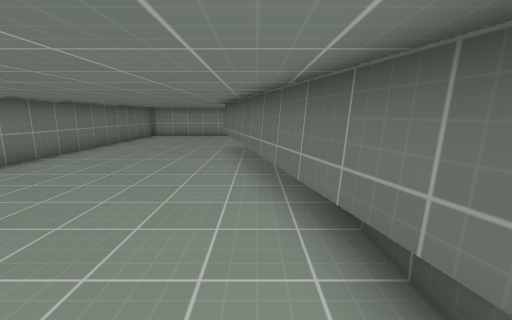
view 1 (above)

22 first-person views from a walk through a level from a Godot 3-D game. The camera is 1.4 m above the floor, tilts 10° down and sees 90° across. The floor is counted in squares, 1 m on a side. Each view is taken from the middle of a square. On the plan, view 1 faces up. The plan holds only what a view shows up to about 13 squares ahead; the rest is blank. Surface patterns are stand-ins for the level's own textures.

view 2
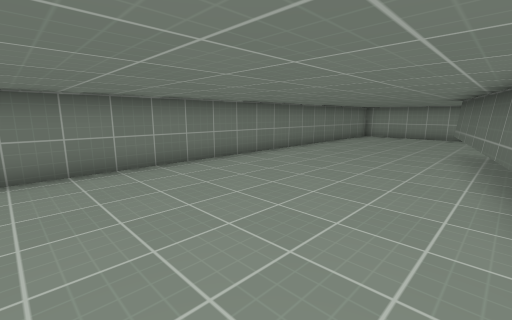

view 3
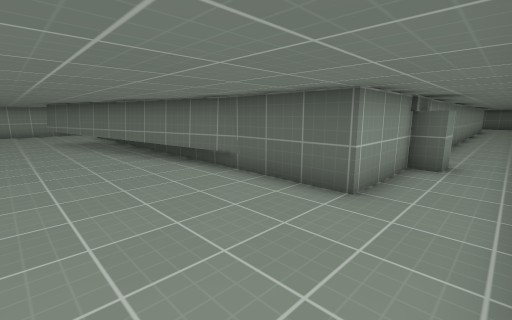

view 4
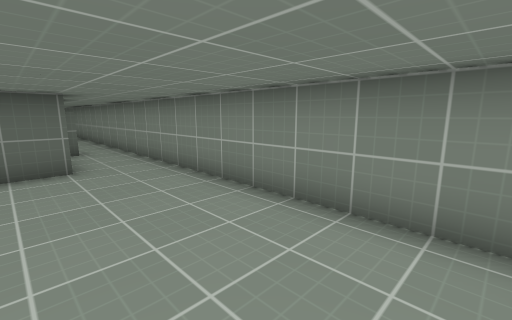

view 5
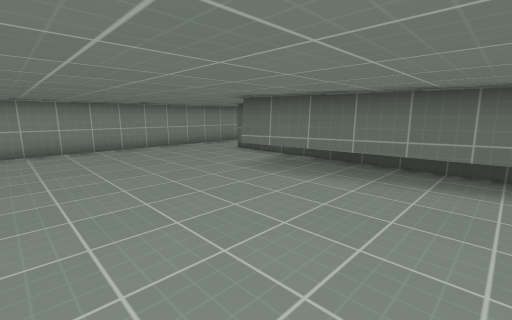

view 6
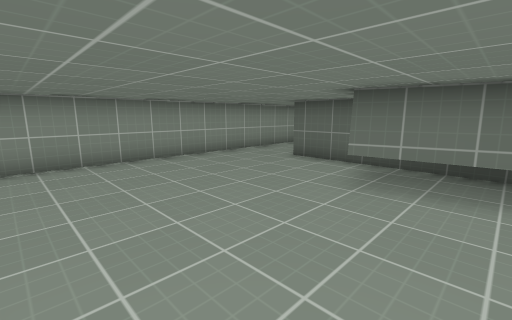

view 7
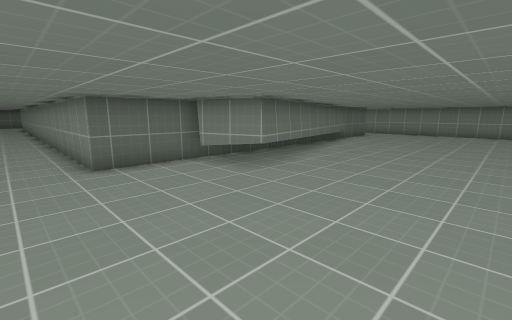

view 8
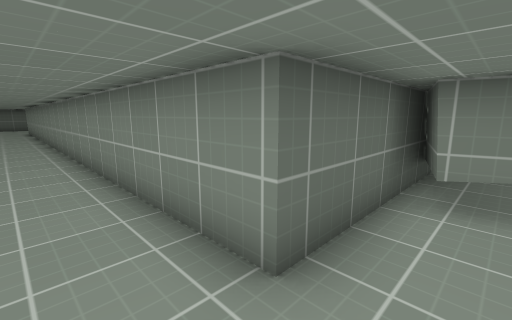

view 9
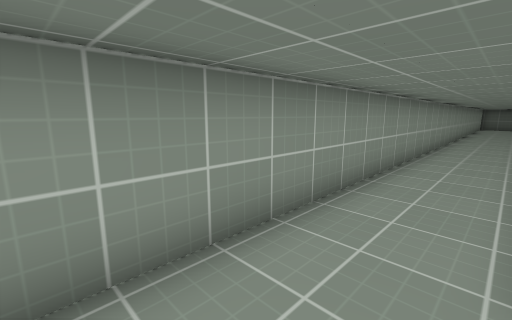

view 10
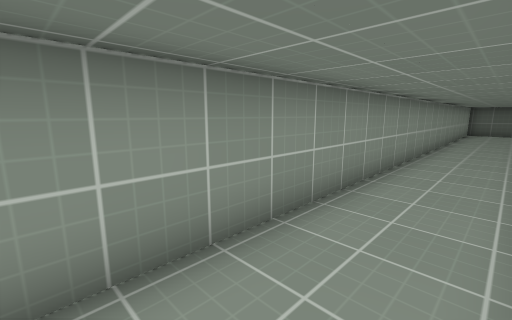

view 11
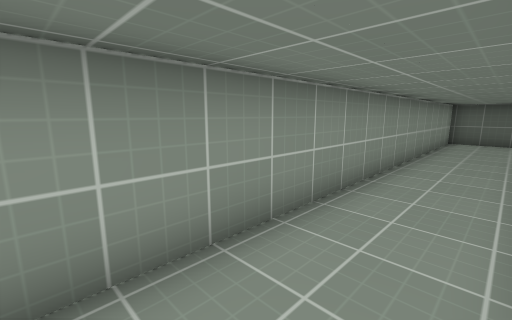

view 12
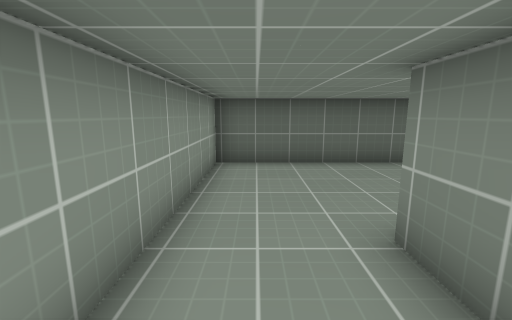

view 13
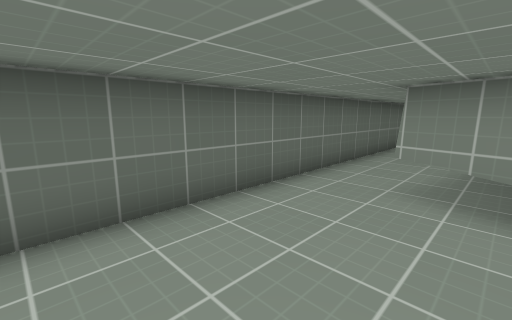

view 14
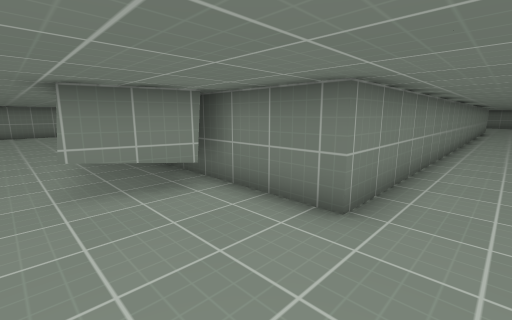

view 15
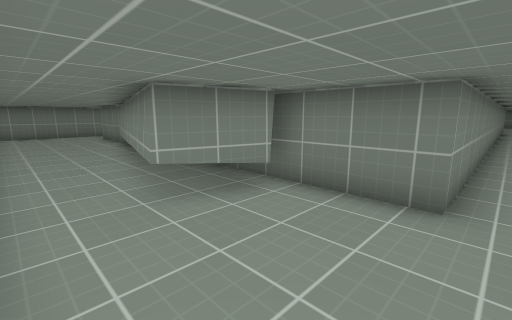

view 16
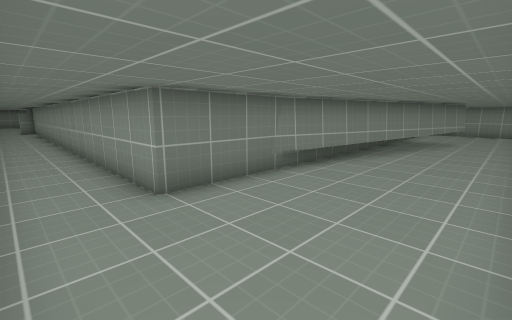

view 17
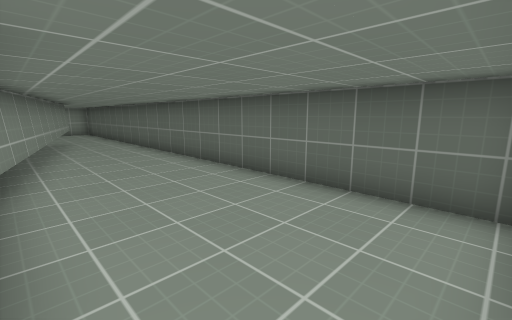

view 18
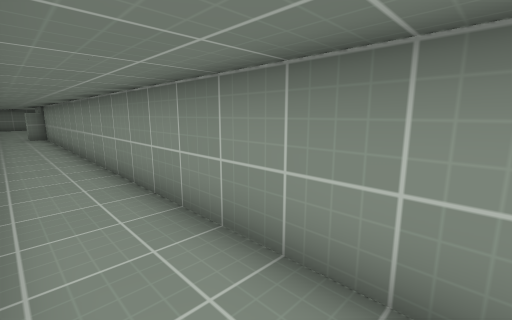

view 19
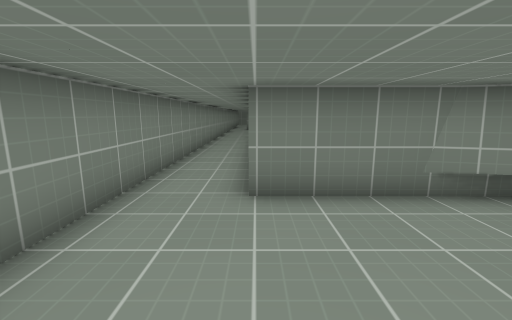

view 20
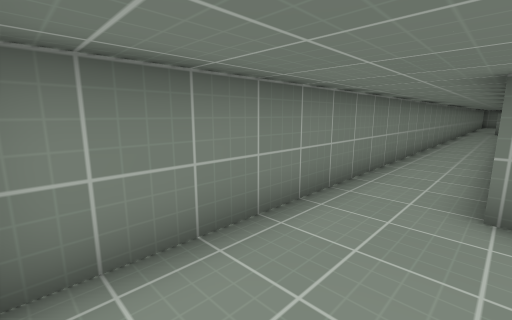

view 21
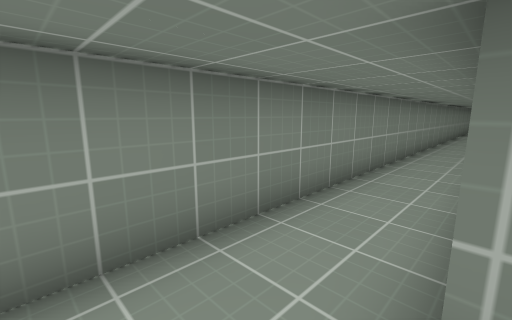

view 22
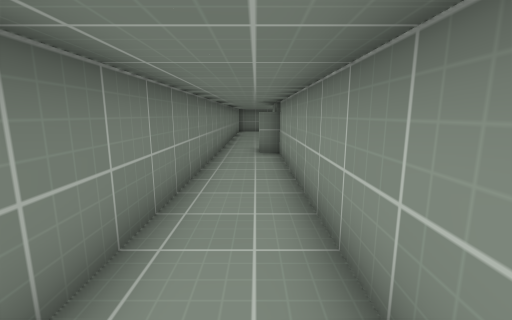

### Floor plan
Ten units are one square. View 1 is at (0, 0); x grows to the right and y downward. Boxes are objects, and circles mark ways between rooms. Rooms are numbered by the first view taken in them; rooms with no view inside come last. Other rooms are left out.
<svg viewBox="-74 -177 384 226">
<path fill="none" stroke="#000" d="M13 -15 13 -65M14 -9 -14 -111 7 -117 13 -94M13 -109 13 -144 257 -144M56 20 56 29 46 29 46 21M-61 44 256 44M-69 -132 -69 1M257 21 13 21 13 -14M265 -172 -61 -172M262 -117 284 -111 275 -75M257 -144 257 -101M305 -75 305 -172 265 -172M257 -14 257 21M305 41 305 -75M256 44 301 44M275 -75 257 -9M257 -70 257 -15M13 -65 13 -109"/>
<circle cx="265" cy="-155" r="3" fill="#2a7"/>
<circle cx="260" cy="35" r="3" fill="#2a7"/>
<circle cx="290" cy="-80" r="3" fill="#2a7"/>
<text x="0" y="-40">1</text>
<text x="280" y="-130">2</text>
<text x="280" y="-10">3</text>
<text x="0" y="-100">4</text>
</svg>
Room 1 opens to room 2. Room 1 opens to room 3. Room 2 opens to room 3.

Where each view was taken, in squares from view 1:
view 1: 0 up, 0 right, facing up
view 2: 0 up, 0 right, facing up-left
view 3: 4 down, 3 left, facing up-right
view 4: 1 down, 6 left, facing down-right
view 5: 6 up, 6 left, facing up-right
view 6: 9 up, 6 left, facing up-right
view 7: 16 up, 6 left, facing down-right
view 8: 16 up, 0 right, facing down-right
view 9: 15 up, 1 left, facing up-right
view 10: 15 up, 8 right, facing up-right
view 11: 15 up, 15 right, facing up-right
view 12: 16 up, 23 right, facing right
view 13: 16 up, 27 right, facing down-right
view 14: 16 up, 29 right, facing down-left
view 15: 15 up, 30 right, facing down-left
view 16: 4 down, 30 right, facing up-left
view 17: 4 down, 26 right, facing up-right
view 18: 4 down, 24 right, facing up-left
view 19: 2 down, 30 right, facing left
view 20: 2 down, 30 right, facing down-left
view 21: 2 down, 27 right, facing down-left
view 22: 3 down, 15 right, facing left
